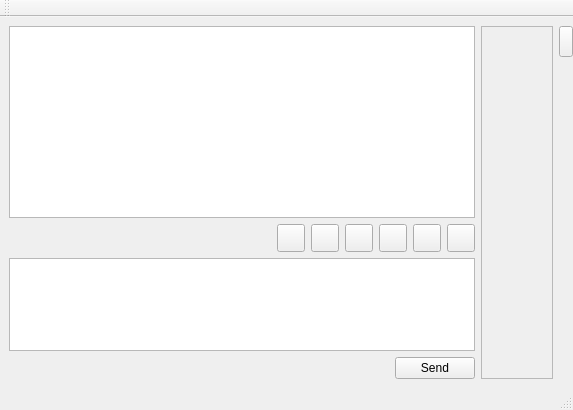
<ui version="4.0" >
 <class>PopupChatDialog</class>
 <widget class="QMainWindow" name="PopupChatDialog" >
  <property name="geometry" >
   <rect>
    <x>0</x>
    <y>0</y>
    <width>573</width>
    <height>410</height>
   </rect>
  </property>
  <property name="windowTitle" >
   <string>MainWindow</string>
  </property>
  <widget class="QWidget" name="centralwidget" >
   <layout class="QGridLayout" >
    <property name="rightMargin" >
     <number>0</number>
    </property>
    <item row="0" column="0" >
     <layout class="QGridLayout" >
      <item row="0" column="0" >
       <widget class="QTextBrowser" name="textBrowser" >
        <property name="sizePolicy" >
         <sizepolicy vsizetype="MinimumExpanding" hsizetype="Expanding" >
          <horstretch>0</horstretch>
          <verstretch>0</verstretch>
         </sizepolicy>
        </property>
        <property name="minimumSize" >
         <size>
          <width>0</width>
          <height>0</height>
         </size>
        </property>
        <property name="sizeIncrement" >
         <size>
          <width>0</width>
          <height>0</height>
         </size>
        </property>
       </widget>
      </item>
      <item row="1" column="0" >
       <layout class="QGridLayout" >
        <item row="0" column="0" >
         <widget class="QWidget" native="1" name="widget" >
          <property name="maximumSize" >
           <size>
            <width>16777215</width>
            <height>42</height>
           </size>
          </property>
          <property name="styleSheet" >
           <string/>
          </property>
          <layout class="QGridLayout" >
           <property name="leftMargin" >
            <number>0</number>
           </property>
           <property name="topMargin" >
            <number>0</number>
           </property>
           <property name="rightMargin" >
            <number>0</number>
           </property>
           <property name="bottomMargin" >
            <number>0</number>
           </property>
           <property name="horizontalSpacing" >
            <number>6</number>
           </property>
           <item row="0" column="0" >
            <spacer>
             <property name="orientation" >
              <enum>Qt::Horizontal</enum>
             </property>
             <property name="sizeHint" >
              <size>
               <width>291</width>
               <height>24</height>
              </size>
             </property>
            </spacer>
           </item>
           <item row="0" column="2" >
            <widget class="QPushButton" name="textboldButton" >
             <property name="minimumSize" >
              <size>
               <width>28</width>
               <height>28</height>
              </size>
             </property>
             <property name="maximumSize" >
              <size>
               <width>28</width>
               <height>28</height>
              </size>
             </property>
             <property name="toolTip" >
              <string>Bold</string>
             </property>
             <property name="text" >
              <string/>
             </property>
             <property name="icon" >
              <iconset>C:/Dokumente und Einstellungen/Linux/.designer/backup</iconset>
             </property>
             <property name="checkable" >
              <bool>false</bool>
             </property>
            </widget>
           </item>
           <item row="0" column="3" >
            <widget class="QPushButton" name="textunderlineButton" >
             <property name="minimumSize" >
              <size>
               <width>28</width>
               <height>28</height>
              </size>
             </property>
             <property name="maximumSize" >
              <size>
               <width>28</width>
               <height>28</height>
              </size>
             </property>
             <property name="toolTip" >
              <string>Underline</string>
             </property>
             <property name="text" >
              <string/>
             </property>
             <property name="icon" >
              <iconset>C:/Dokumente und Einstellungen/Linux/.designer/backup</iconset>
             </property>
             <property name="checkable" >
              <bool>false</bool>
             </property>
            </widget>
           </item>
           <item row="0" column="4" >
            <widget class="QPushButton" name="textitalicButton" >
             <property name="minimumSize" >
              <size>
               <width>28</width>
               <height>28</height>
              </size>
             </property>
             <property name="maximumSize" >
              <size>
               <width>28</width>
               <height>28</height>
              </size>
             </property>
             <property name="toolTip" >
              <string>Italic</string>
             </property>
             <property name="text" >
              <string/>
             </property>
             <property name="icon" >
              <iconset>C:/Dokumente und Einstellungen/Linux/.designer/backup</iconset>
             </property>
             <property name="checkable" >
              <bool>false</bool>
             </property>
            </widget>
           </item>
           <item row="0" column="5" >
            <widget class="QPushButton" name="fontButton" >
             <property name="minimumSize" >
              <size>
               <width>28</width>
               <height>28</height>
              </size>
             </property>
             <property name="maximumSize" >
              <size>
               <width>28</width>
               <height>28</height>
              </size>
             </property>
             <property name="toolTip" >
              <string>Italic</string>
             </property>
             <property name="text" >
              <string/>
             </property>
             <property name="icon" >
              <iconset>C:/Dokumente und Einstellungen/Linux/.designer/backup</iconset>
             </property>
             <property name="checkable" >
              <bool>false</bool>
             </property>
            </widget>
           </item>
           <item row="0" column="6" >
            <widget class="QPushButton" name="colorButton" >
             <property name="minimumSize" >
              <size>
               <width>28</width>
               <height>28</height>
              </size>
             </property>
             <property name="maximumSize" >
              <size>
               <width>28</width>
               <height>28</height>
              </size>
             </property>
             <property name="toolTip" >
              <string>Text Color</string>
             </property>
             <property name="text" >
              <string/>
             </property>
            </widget>
           </item>
           <item row="0" column="1" >
            <widget class="QPushButton" name="emoteiconButton" >
             <property name="sizePolicy" >
              <sizepolicy vsizetype="Fixed" hsizetype="Fixed" >
               <horstretch>0</horstretch>
               <verstretch>0</verstretch>
              </sizepolicy>
             </property>
             <property name="minimumSize" >
              <size>
               <width>28</width>
               <height>28</height>
              </size>
             </property>
             <property name="maximumSize" >
              <size>
               <width>28</width>
               <height>28</height>
              </size>
             </property>
             <property name="text" >
              <string/>
             </property>
             <property name="iconSize" >
              <size>
               <width>24</width>
               <height>24</height>
              </size>
             </property>
            </widget>
           </item>
          </layout>
         </widget>
        </item>
        <item row="1" column="0" >
         <widget class="QTextEdit" name="chattextEdit" >
          <property name="sizePolicy" >
           <sizepolicy vsizetype="Maximum" hsizetype="Expanding" >
            <horstretch>0</horstretch>
            <verstretch>0</verstretch>
           </sizepolicy>
          </property>
         </widget>
        </item>
       </layout>
      </item>
      <item row="2" column="0" >
       <layout class="QGridLayout" >
        <item row="0" column="0" >
         <spacer>
          <property name="orientation" >
           <enum>Qt::Horizontal</enum>
          </property>
          <property name="sizeHint" >
           <size>
            <width>351</width>
            <height>20</height>
           </size>
          </property>
         </spacer>
        </item>
        <item row="0" column="1" >
         <widget class="QPushButton" name="sendButton" >
          <property name="text" >
           <string>Send</string>
          </property>
         </widget>
        </item>
       </layout>
      </item>
     </layout>
    </item>
    <item row="0" column="1" >
     <widget class="QFrame" name="avatarframe" >
      <property name="frameShape" >
       <enum>QFrame::StyledPanel</enum>
      </property>
      <property name="frameShadow" >
       <enum>QFrame::Raised</enum>
      </property>
      <layout class="QGridLayout" >
       <property name="leftMargin" >
        <number>0</number>
       </property>
       <property name="topMargin" >
        <number>9</number>
       </property>
       <property name="rightMargin" >
        <number>0</number>
       </property>
       <property name="bottomMargin" >
        <number>9</number>
       </property>
       <item row="0" column="0" >
        <widget class="QLabel" name="avatarlabel" >
         <property name="minimumSize" >
          <size>
           <width>70</width>
           <height>70</height>
          </size>
         </property>
         <property name="maximumSize" >
          <size>
           <width>70</width>
           <height>70</height>
          </size>
         </property>
         <property name="styleSheet" >
          <string>QLabel{
border-image: url(:/images/mystatus_bg.png);

}</string>
         </property>
         <property name="text" >
          <string/>
         </property>
         <property name="alignment" >
          <set>Qt::AlignCenter</set>
         </property>
        </widget>
       </item>
       <item row="1" column="0" >
        <spacer>
         <property name="orientation" >
          <enum>Qt::Vertical</enum>
         </property>
         <property name="sizeHint" >
          <size>
           <width>61</width>
           <height>141</height>
          </size>
         </property>
        </spacer>
       </item>
       <item row="2" column="0" >
        <widget class="QLabel" name="myavatarlabel" >
         <property name="minimumSize" >
          <size>
           <width>70</width>
           <height>70</height>
          </size>
         </property>
         <property name="maximumSize" >
          <size>
           <width>70</width>
           <height>70</height>
          </size>
         </property>
         <property name="styleSheet" >
          <string>QLabel{
border-image: url(:/images/mystatus_bg.png);

}</string>
         </property>
         <property name="text" >
          <string/>
         </property>
         <property name="alignment" >
          <set>Qt::AlignCenter</set>
         </property>
        </widget>
       </item>
       <item row="3" column="0" >
        <spacer>
         <property name="orientation" >
          <enum>Qt::Vertical</enum>
         </property>
         <property name="sizeType" >
          <enum>QSizePolicy::Fixed</enum>
         </property>
         <property name="sizeHint" >
          <size>
           <width>61</width>
           <height>41</height>
          </size>
         </property>
        </spacer>
       </item>
      </layout>
     </widget>
    </item>
    <item row="0" column="2" >
     <layout class="QGridLayout" >
      <item row="0" column="0" >
       <widget class="QPushButton" name="avatarFrameButton" >
        <property name="minimumSize" >
         <size>
          <width>14</width>
          <height>31</height>
         </size>
        </property>
        <property name="maximumSize" >
         <size>
          <width>14</width>
          <height>31</height>
         </size>
        </property>
        <property name="text" >
         <string/>
        </property>
        <property name="iconSize" >
         <size>
          <width>16</width>
          <height>31</height>
         </size>
        </property>
        <property name="checkable" >
         <bool>true</bool>
        </property>
       </widget>
      </item>
      <item row="1" column="0" >
       <spacer>
        <property name="orientation" >
         <enum>Qt::Vertical</enum>
        </property>
        <property name="sizeHint" >
         <size>
          <width>14</width>
          <height>321</height>
         </size>
        </property>
       </spacer>
      </item>
     </layout>
    </item>
   </layout>
  </widget>
  <widget class="QStatusBar" name="statusbar" />
  <widget class="QToolBar" name="toolBar" >
   <property name="windowTitle" >
    <string>toolBar</string>
   </property>
   <attribute name="toolBarArea" >
    <enum>TopToolBarArea</enum>
   </attribute>
   <attribute name="toolBarBreak" >
    <bool>false</bool>
   </attribute>
  </widget>
  <action name="actionBold" >
   <property name="text" >
    <string>Bold</string>
   </property>
  </action>
  <action name="actionItalic" >
   <property name="text" >
    <string>Italic</string>
   </property>
  </action>
  <action name="actionUnderline" >
   <property name="text" >
    <string>Underline</string>
   </property>
  </action>
  <action name="actionStrike" >
   <property name="text" >
    <string>Strike</string>
   </property>
  </action>
 </widget>
 <resources/>
 <connections/>
</ui>
